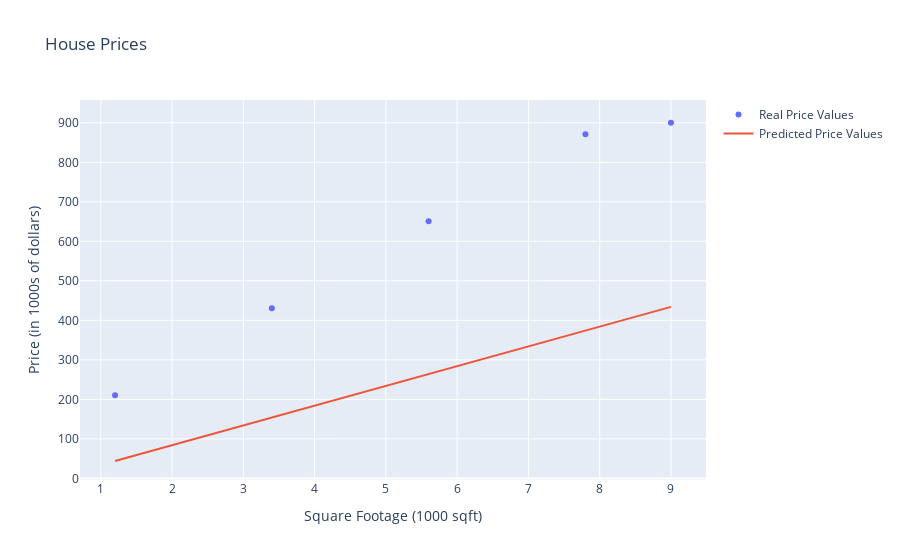

Source (notebook cell):
### Code cell
plot_data_with_trendline(x_train, y_train, f_wb2, x_train)

### Figure 1 — Plotly figure (JSON) as saved in the notebook; plotly's stock layout.template omitted (floating-point values rounded to 4 significant figures)
{"data": [{"mode": "markers", "name": "Real Price Values", "type": "scatter", "x": [1.2, 3.4, 5.6, 7.8, 9], "y": [210.3, 430.5, 650.7, 870.9, 900.1]}, {"mode": "lines", "name": "Predicted Price Values", "type": "scatter", "x": [1.2, 3.4, 5.6, 7.8, 9], "y": [44, 154, 264, 374, 434]}], "layout": {"title": {"text": "House Prices"}, "xaxis": {"title": {"text": "Square Footage (1000 sqft)"}}, "yaxis": {"title": {"text": "Price (in 1000s of dollars)"}}}}
